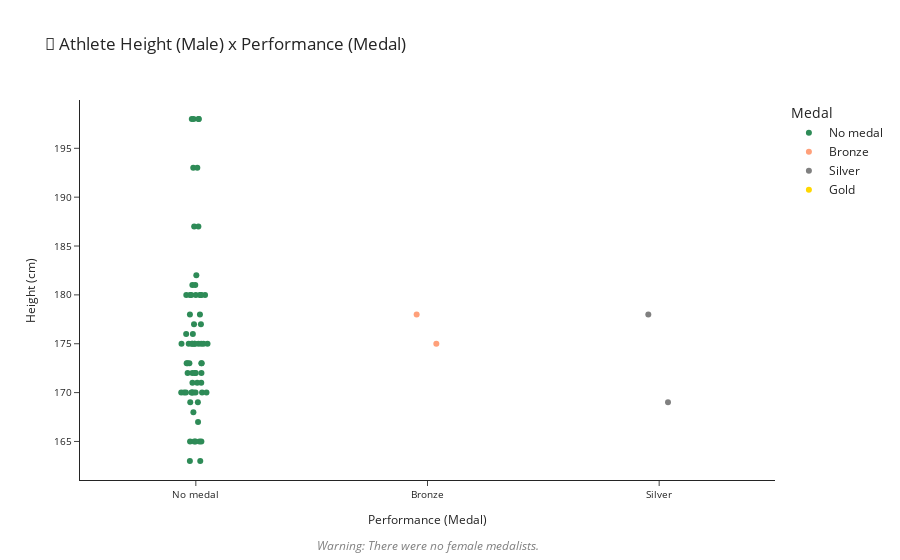

The code cell stored with this chart in its notebook:
### Code cell
# Showing figure
fig.show()

### Figure 1 — Plotly figure (JSON) as saved in the notebook; plotly's stock layout.template omitted (floating-point values rounded to 4 significant figures; data arrays with more than 128 entries replaced by an {"elided": "..."} marker saying what was removed)
{"data": [{"alignmentgroup": "True", "boxpoints": "all", "customdata": {"elided": "101x13 mixed values"}, "fillcolor": "rgba(255,255,255,0)", "hoveron": "points", "hovertemplate": "%{customdata[1]}<br>Height: %{y}cm.<br>Competing at: %{customdata[10]}, %{customdata[8]}.<extra></extra>", "legendgroup": "No medal", "line": {"color": "rgba(255,255,255,0)"}, "marker": {"color": "seagreen"}, "name": "No medal", "offsetgroup": "No medal", "orientation": "v", "pointpos": 0, "showlegend": true, "type": "box", "x": ["No medal", "No medal", "No medal", "No medal", "No medal", "No medal", "No medal", "No medal", "No medal", "No medal", "No medal", "No medal", "No medal", "No medal", "No medal", "No medal", "No medal", "No medal", "No medal", "No medal", "No medal", "No medal", "No medal", "No medal", "No medal", "No medal", "No medal", "No medal", "No medal", "No medal", "No medal", "No medal", "No medal", "No medal", "No medal", "No medal", "No medal", "No medal", "No medal", "No medal", "No medal", "No medal", "No medal", "No medal", "No medal", "No medal", "No medal", "No medal", "No medal", "No medal", "No medal", "No medal", "No medal", "No medal", "No medal", "No medal", "No medal", "No medal", "No medal", "No medal", "No medal", "No medal", "No medal", "No medal", "No medal", "No medal", "No medal", "No medal", "No medal", "No medal", "No medal", "No medal", "No medal", "No medal", "No medal", "No medal", "No medal", "No medal", "No medal", "No medal", "No medal", "No medal", "No medal", "No medal", "No medal", "No medal", "No medal", "No medal", "No medal", "No medal", "No medal", "No medal", "No medal", "No medal", "No medal", "No medal", "No medal", "No medal", "No medal", "No medal", "No medal"], "x0": " ", "xaxis": "x", "y": [180, 180, 180, 180, 180, null, 181, 181, null, 173, 173, 173, 170, 170, 170, 171, 171, 175, null, 168, null, null, 163, 163, 170, 170, 170, 172, 172, 172, 172, 182, null, 177, 178, 198, 198, 198, 198, 175, 175, 175, 175, 175, 175, 187, 177, 172, null, 170, 176, 176, null, null, null, 167, null, null, null, null, 180, 180, 180, 165, 165, 165, 165, 171, null, null, null, null, 169, 178, 165, 193, 193, null, 170, 170, null, null, 187, null, null, null, null, null, null, null, null, null, null, null, null, 175, 175, 175, 169, 173, 173], "y0": " ", "yaxis": "y"}, {"alignmentgroup": "True", "boxpoints": "all", "customdata": [[7767, "Dario Barbosa", "M", 37, null, "Brazil", "BRA", "1920 Summer", 1920, "Summer", "Antwerpen", "Shooting", "Shooting Men's Free Pistol, 50 metres, Team"], [24637, "Afrnio Antnio da Costa", "M", 28, null, "Brazil", "BRA", "1920 Summer", 1920, "Summer", "Antwerpen", "Shooting", "Shooting Men's Free Pistol, 50 metres, Team"], [91332, "Guilherme Paraense", "M", 35, null, "Brazil", "BRA", "1920 Summer", 1920, "Summer", "Antwerpen", "Shooting", "Shooting Men's Free Pistol, 50 metres, Team"], [112886, "Fernando Soledade", "M", null, null, "Brazil", "BRA", "1920 Summer", 1920, "Summer", "Antwerpen", "Shooting", "Shooting Men's Free Pistol, 50 metres, Team"], [131327, "Sebastio Wolf", "M", 51, null, "Brazil", "BRA", "1920 Summer", 1920, "Summer", "Antwerpen", "Shooting", "Shooting Men's Free Pistol, 50 metres, Team"]], "fillcolor": "rgba(255,255,255,0)", "hoveron": "points", "hovertemplate": "%{customdata[1]}<br>Height: %{y}cm.<br>Competing at: %{customdata[10]}, %{customdata[8]}.<extra></extra>", "legendgroup": "Bronze", "line": {"color": "rgba(255,255,255,0)"}, "marker": {"color": "lightsalmon"}, "name": "Bronze", "offsetgroup": "Bronze", "orientation": "v", "pointpos": 0, "showlegend": true, "type": "box", "x": ["Bronze", "Bronze", "Bronze", "Bronze", "Bronze"], "x0": " ", "xaxis": "x", "y": [null, 178, null, null, 175], "y0": " ", "yaxis": "y"}, {"alignmentgroup": "True", "boxpoints": "all", "customdata": [[24637, "Afrnio Antnio da Costa", "M", 28, null, "Brazil", "BRA", "1920 Summer", 1920, "Summer", "Antwerpen", "Shooting", "Shooting Men's Free Pistol, 50 metres"], [131784, "Felipe Almeida Wu", "M", 24, 69, "Brazil", "BRA", "2016 Summer", 2016, "Summer", "Rio de Janeiro", "Shooting", "Shooting Men's Air Pistol, 10 metres"]], "fillcolor": "rgba(255,255,255,0)", "hoveron": "points", "hovertemplate": "%{customdata[1]}<br>Height: %{y}cm.<br>Competing at: %{customdata[10]}, %{customdata[8]}.<extra></extra>", "legendgroup": "Silver", "line": {"color": "rgba(255,255,255,0)"}, "marker": {"color": "grey"}, "name": "Silver", "offsetgroup": "Silver", "orientation": "v", "pointpos": 0, "showlegend": true, "type": "box", "x": ["Silver", "Silver"], "x0": " ", "xaxis": "x", "y": [178, 169], "y0": " ", "yaxis": "y"}, {"alignmentgroup": "True", "boxpoints": "all", "customdata": [[91332, "Guilherme Paraense", "M", 35, null, "Brazil", "BRA", "1920 Summer", 1920, "Summer", "Antwerpen", "Shooting", "Shooting Men's Military Pistol, 30 metres"]], "fillcolor": "rgba(255,255,255,0)", "hoveron": "points", "hovertemplate": "%{customdata[1]}<br>Height: %{y}cm.<br>Competing at: %{customdata[10]}, %{customdata[8]}.<extra></extra>", "legendgroup": "Gold", "line": {"color": "rgba(255,255,255,0)"}, "marker": {"color": "gold"}, "name": "Gold", "offsetgroup": "Gold", "orientation": "v", "pointpos": 0, "showlegend": true, "type": "box", "x": ["Gold"], "x0": " ", "xaxis": "x", "y": [null], "y0": " ", "yaxis": "y"}], "layout": {"annotations": [{"font": {"color": "grey"}, "showarrow": false, "text": "<i>Warning: There were no female medalists.</i>", "x": 0.5, "xref": "paper", "y": -0.2, "yref": "paper"}], "boxmode": "overlay", "legend": {"title": {"text": "Medal"}, "tracegroupgap": 0}, "title": {"text": "🔫 Athlete Height (Male) x Performance (Medal)"}, "xaxis": {"anchor": "y", "categoryarray": ["No medal", "Bronze", "Silver", "Gold"], "categoryorder": "array", "domain": [0, 1], "tickfont": {"size": 10}, "title": {"font": {"size": 12}, "text": "Performance (Medal)"}}, "yaxis": {"anchor": "x", "domain": [0, 1], "tickfont": {"size": 10}, "title": {"font": {"size": 12}, "text": "Height (cm)"}}}}
